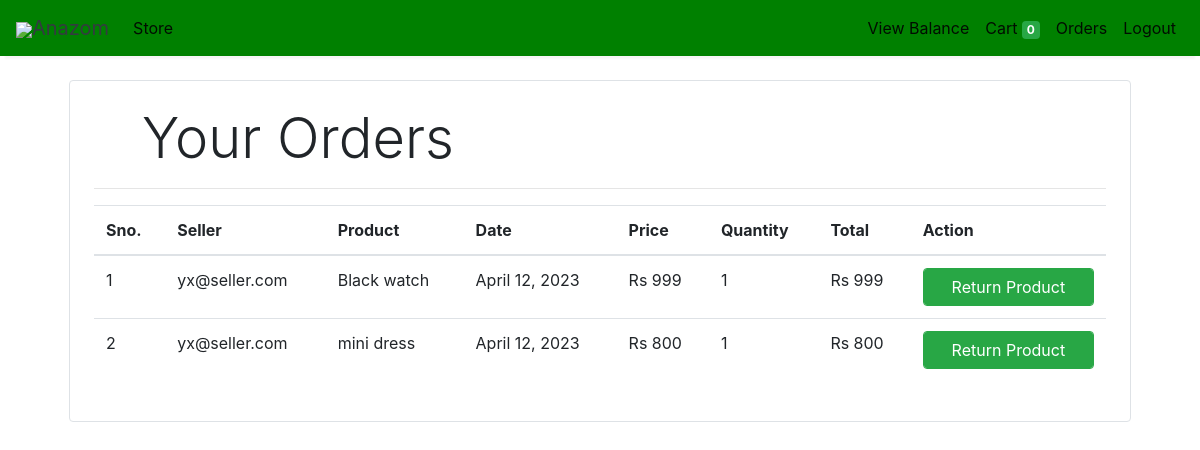
The page /orders (signed in) on the database its author committed.
### store/models/orders.py (models this page shows, shortened)
class Order(models.Model):
    product = models.ForeignKey(Products,
                                on_delete=models.CASCADE)
    customer = models.ForeignKey(Customer,
                                 on_delete=models.CASCADE)
    quantity = models.IntegerField(default=1)
    price = models.IntegerField()
    address = models.CharField (max_length=50, default='', blank=True)
    phone = models.CharField (max_length=50, default='', blank=True)
    date = models.DateField (default=datetime.datetime.today)
    status = models.BooleanField (default=False)
    seller = models.EmailField()
    @staticmethod
    def get_orders_by_customer(customer_id):
        return Order.objects.filter(customer=customer_id).order_by('-date')

### store/models/product.py (models this page shows, shortened)
class Products(models.Model):
    name = models.CharField(max_length=60)
    price= models.IntegerField(default=0)
    category= models.ForeignKey(Category,on_delete=models.CASCADE,default=1 )
    description= models.CharField(max_length=250, default='', blank=True, null= True)
    image= models.ImageField(upload_to='uploads/products/')
    seller = models.EmailField()
    quantity = models.IntegerField(default=0)

### store/middlewares/auth.py (the view)
    def middleware(request):
        print(request.session.get('customer'))
        returnUrl = request.META['PATH_INFO']
        print(request.META['PATH_INFO'])
        if not request.session.get('customer'):
           return redirect(f'login?return_url={returnUrl}')
        response = get_response(request)
        return response

### store/templatetags/custom_filter.py (called while the page is built)
@register.filter(name='currency')
def currency(number):
    return "Rs "+str(number)

@register.filter(name='multiply')
def multiply(number , number1):
    return number * number1

### store/views/orders.py (called while the page is built)
    def get(self , request ):
        customer = request.session.get('customer')
        user = Customer.objects.get(id= customer)
        if (user.userType == 'buyer'):
            orders = Order.get_orders_by_customer(customer)
            print(orders)
            return render(request , 'orders.html'  , {'orders' : orders})
        elif (user.userType == 'seller'):
            orders = Order.objects.filter(seller=user.email).order_by('-date')
            return render(request , 'sellerOrder.html'  , {'orders' : orders})
        elif (user.userType == 'admin'):
            pass

### store/templates/orders.html (shortened to what this page needs)
{% extends 'base.html' %}
{% block content %}
{% load cart %}
{% load custom_filter %}
<div class="container">
   <div class="border rounded p-4 m-4">
        <p class="display-4 pl-4 ml-4">Your Orders</p>
        <hr>
        <table class="table">
            <thead>
                <tr>
                    <th>Sno.</th>
                    <th>Seller</th>
                    <th>Product</th>
                    <th>Date</th>
                    <th>Price</th>
                    <th>Quantity</th>
                    <th>Total</th>
                    <th>Action</th>
                </tr>
            </thead>
            <tbody>
                {% for order in orders %}
                <tr>
                    <td>{{forloop.counter}}</td>
                    <td>{{order.seller}}</td>
                    <td>{{order.product.name}}</td>
                    <td>{{order.date}}</td>
                    <td>{{order.price|currency}}</td>
                    <td>{{order.quantity}}</td>
                    <td>{{order.quantity|multiply:order.price|currency}}</td>
                    <td>
                        <form action="/orders" method="POST" class="btn-block">
                            <input type="submit" class="float-right btn btn-success form-control"
                                value="Return Product">
                        </form>
                    </td>
                </tr>
                {% endfor %}
            </tbody>
        </table>
   </div>
</div>
{% endblock %}

### rows shown on the page
Order: seller "yx@seller.com", product.name "Black watch", date "April 12, 2023", price "Rs 999", quantity "1", quantity|multiply "Rs 999"
Order: seller "yx@seller.com", product.name "mini dress", date "April 12, 2023", price "Rs 800", quantity "1", quantity|multiply "Rs 800"

### other values the page prints
{{ request.session.cart.keys|length }} "0"
